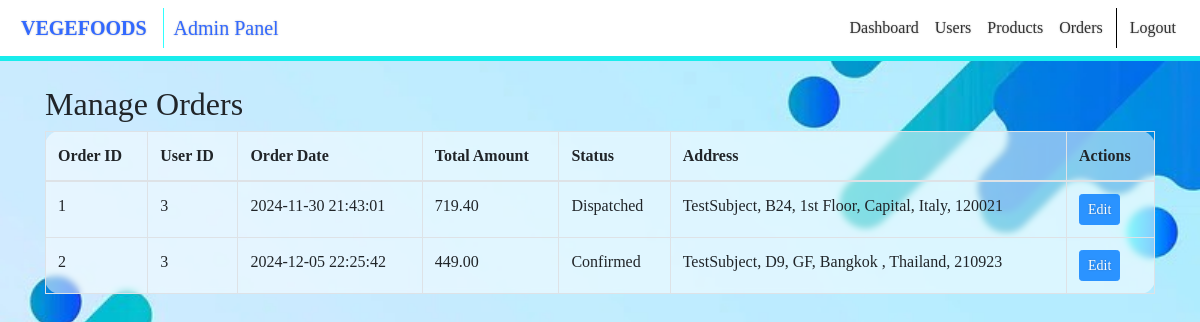
Page /admin-orders (signed in) on the committed database.
### flask_package/models.py (models this page shows, shortened)
class Order(db.Model):
    __tablename__ = "Orders"  # Ensure this matches your table name
    order_id = db.Column(db.Integer, primary_key=True, autoincrement=True)
    user_id = db.Column(db.Integer, nullable=False)
    order_date = db.Column(db.DateTime, nullable=False,default=func.now())
    total_amount = db.Column(db.Numeric(10, 2), nullable=False)
    status = db.Column(db.String(50), nullable=False) # confirmed, dispatched, delivered
    address = db.Column(db.String(200), nullable=False)

### flask_package/routes.py (the view)
@app.route("/admin-orders")
def admin_orders():
    if not current_user.is_authenticated or not current_user.username == "Admin":
        return render_template("404.html"), 404
    orders = Order.query.all()
    return render_template("admin/orders.html", orders=orders)

### flask_package/models.py (called while the page is built)
@login_manager.user_loader
def load_user(user_id):
    return Users.query.get(int(user_id))

### flask_package/routes.py (called while the page is built)
@app.context_processor
def inject():
    global cart_count, coupon_applied, coupon_discount
    cart_count = 0
    auth_st = False
    if current_user.is_authenticated:
        cart_count = (
            db.session.query(db.func.sum(Cart.quantity))
            .filter_by(user_id=current_user.id)
            .scalar()
            or 0
        )
        auth_st = True
    currentId = 0
    if current_user.is_authenticated:
        currentId = current_user.id
    return {
        "cart_qty": cart_count,
        "auth_status": auth_st,
        "coupon_applied": coupon_applied,
        "coupon_discount": coupon_discount,
        "userId": currentId,
    }

### flask_package/templates/admin/orders.html (shortened to what this page needs)
{% extends 'base.html' %}
{% block content %}
  <h2>Manage Orders</h2>
  <table class="table table-bordered">
    <thead>
      <tr>
        <th>Order ID</th>
        <th>User ID</th>
        <th>Order Date</th>
        <th>Total Amount</th>
        <th>Status</th>
        <th>Address</th>
        <th>Actions</th>
      </tr>
    </thead>
    <tbody>
      {% for order in orders %}
        <tr>
          <td>{{ order.order_id }}</td>
          <td>{{ order.user_id }}</td>
          <td>{{ order.order_date }}</td>
          <td>{{ order.total_amount }}</td>
          <td>{{ order.status }}</td>
          <td>{{ order.address }}</td>
          <td>
            <a href="{{ url_for('edit_order', order_id=order.order_id) }}" class="btn btn-primary btn-sm">Edit</a>
          </td>
        </tr>
      {% endfor %}
    </tbody>
  </table>
{% endblock %}

### flask_package/static/css/style2.css (style rules this page uses)
a { color: rgb(0, 68, 255); text-decoration: none; opacity: 0.8; text-shadow: 0px 0px 2px rgba(0, 0, 0, 0.338); }
body { background: url('../images/blue.png'); background-size: cover; background-attachment: fixed; background-position: center; }
.table { background-color: rgba(255, 255, 255, 0.509); backdrop-filter: blur(3px); -webkit-backdrop-filter: blur(9px); border-radius: 15px; }

### flask_package/templates/base.html (style rules this page uses)
body { font-family: Georgia, 'Times New Roman', Times, serif; }

### rows in the picture
Order: order_id "1", user_id "3", order_date "2024-11-30 21:43:01", total_amount "719.40", status "Dispatched", address "TestSubject, B24, 1st Floor, Capital, Italy, 120021"
Order: order_id "2", user_id "3", order_date "2024-12-05 22:25:42", total_amount "449.00", status "Confirmed", address "TestSubject, D9, GF, Bangkok , Thailand, 210923"
